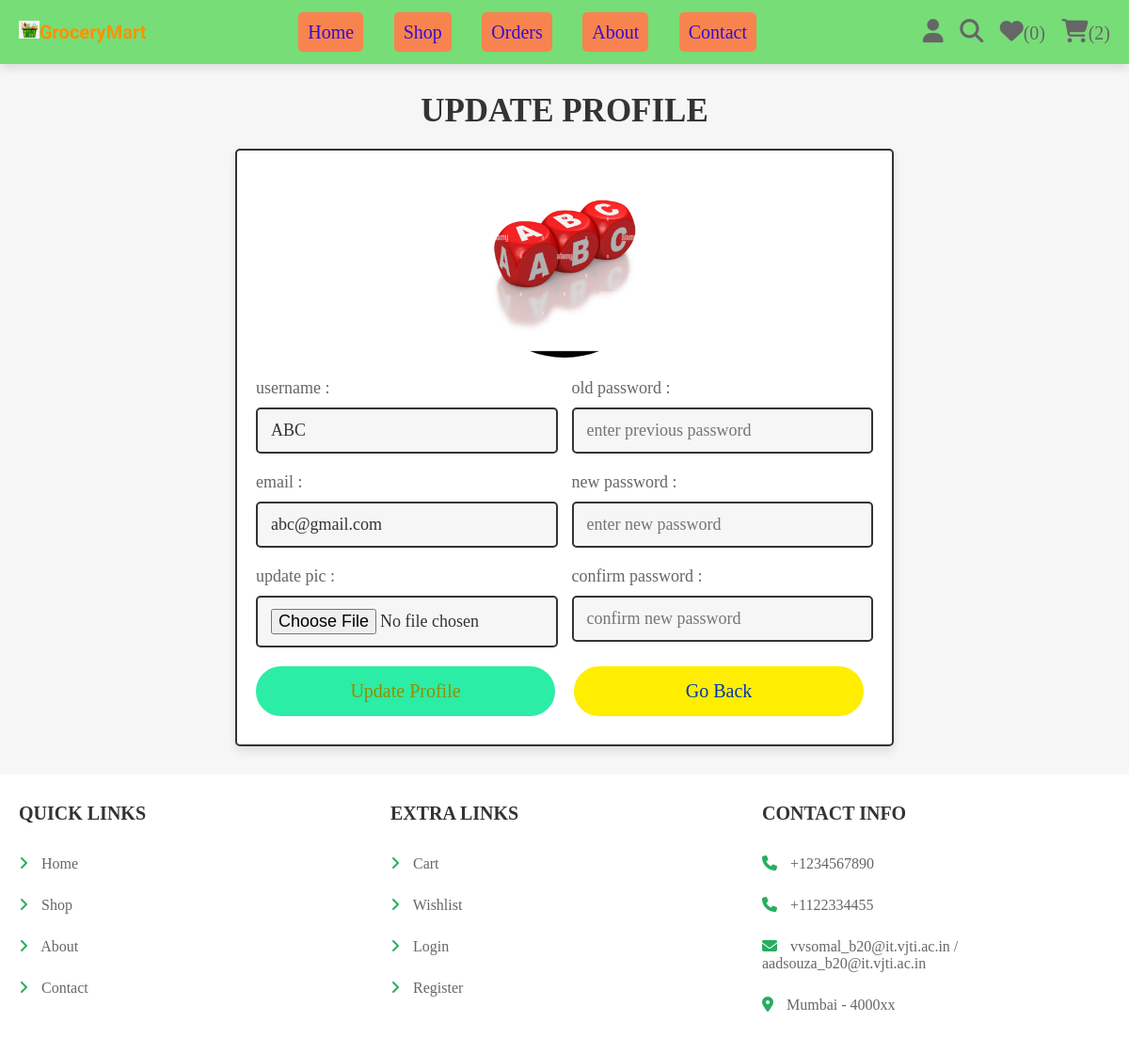
Page /user_profile_update.php (signed in) on the committed database.
### tables this page shows
CREATE TABLE `users` (
  `id` int(100) NOT NULL,
  `name` varchar(100) NOT NULL,
  `email` varchar(100) NOT NULL,
  `password` varchar(100) NOT NULL,
  `image` varchar(100) NOT NULL
);

### user_profile_update.php (the view, shortened to what this page needs)
<?php
@include 'config.php';
?>
<!DOCTYPE html>
<html lang="en">
<head>
   <link rel="stylesheet" href="https://cdnjs.cloudflare.com/ajax/libs/font-awesome/6.1.1/css/all.min.css">
   <link rel="stylesheet" href="css/components.css">
</head>
<body>
<?php include 'header.php'; ?>
<section class="update-profile">
   <h1 class="title">update profile</h1>
   <form action="" method="POST" enctype="multipart/form-data">
      <img src="uploaded_img/<?= $fetch_profile['image']; ?>" alt="">
      <div class="flex">
         <div class="inputBox">
            <span>username :</span>
            <input type="text" name="name" value="<?= $fetch_profile['name']; ?>" placeholder="update username" required class="box">
            <span>email :</span>
            <input type="email" name="email" value="<?= $fetch_profile['email']; ?>" placeholder="update email" required class="box">
            <span>update pic :</span>
            <input type="file" name="image" accept="image/jpg, image/jpeg, image/png" class="box">
         </div>
         <div class="inputBox">
            <span>old password :</span>
            <input type="password" name="update_pass" placeholder="enter previous password" class="box">
            <span>new password :</span>
            <input type="password" name="new_pass" placeholder="enter new password" class="box">
            <span>confirm password :</span>
            <input type="password" name="confirm_pass" placeholder="confirm new password" class="box">
         </div>
      </div>
      <div class="flex-btn">
         <input type="submit" class="btn" value="update profile" name="update_profile">
         <a href="home.php" class="option-btn">go back</a>
      </div>
   </form>
</section>
<?php include 'footer.php'; ?>
</body>
</html>

### css/components.css (style rules this page uses)
:root { --green:#27ae60; --orange:#f39c12; --red:#e74c3c; --black:#333; --light-color:#666; --white:#fff; --light-bg:#f6f6f6; --border:.2rem solid var(--black); --box-shadow:0 .5rem 1rem rgba(0,0,0,.1); }
* { font-family:Georgia, 'Times New Roman', Times, serif; margin:0; padding:0; box-sizing: border-box; outline: none; border:none; text-decoration: none; color:var(--black); }
body { background-color: var(--light-bg); }
html { font-size: 62.5%; overflow-x: hidden; scroll-behavior: smooth; scroll-padding-top: 6.5rem; }
section { padding:3rem 2rem; max-width: 1200px; margin:0 auto; }
.btn, .delete-btn, .option-btn { display: block; width: 98%; margin:1rem; border-radius:3rem; color:rgb(2, 55, 170); font-size: 2rem; padding:1.5rem; text-transform: capitalize; cursor: pointer; text-align: center; }
.btn { display: block; width: 70%; padding: 15px 20px; margin:auto; margin-top:10px; text-align: center; border: none; background: #2beda6; outline: none; border-radius: 30px; font-size: 2rem; color: rgb(149, 141, 0); cursor: pointer; transition: .3s; }
.option-btn { background-color: rgb(255, 238, 0); }
.flex-btn { display: flex; flex-wrap: wrap; gap:1rem; }
.flex-btn > * { flex:1; }
.title { text-align: center; margin-bottom: 2rem; text-transform: uppercase; color:var(--black); font-size: 3.5rem; }
.update-profile form { max-width: 70rem; margin: 0 auto; background-color: var(--white); box-shadow: var(--box-shadow); border:var(--border); border-radius: .5rem; padding:2rem; text-align: center; }
.update-profile form .flex { display: flex; gap:1.5rem; justify-content: space-between; }
.update-profile form img { height: 20rem; width: 20rem; margin-bottom: 1rem; border-radius: 50%; object-fit: cover; }
.update-profile form .inputBox { text-align: left; width: 49%; }
.update-profile form .inputBox span { display: block; padding-top: 1rem; font-size: 1.8rem; color:var(--light-color); }
.update-profile form .inputBox .box { width: 100%; padding:1.2rem 1.4rem; font-size: 1.8rem; color:var(--black); border:var(--border); border-radius: .5rem; margin:1rem 0; background-color: var(--light-bg); }

### rows in the picture
users: image (picture), name "ABC", email "abc@gmail.com"

### other values in the picture
$count_wishlist_items->rowCount() "0"
$count_cart_items->rowCount() "2"
